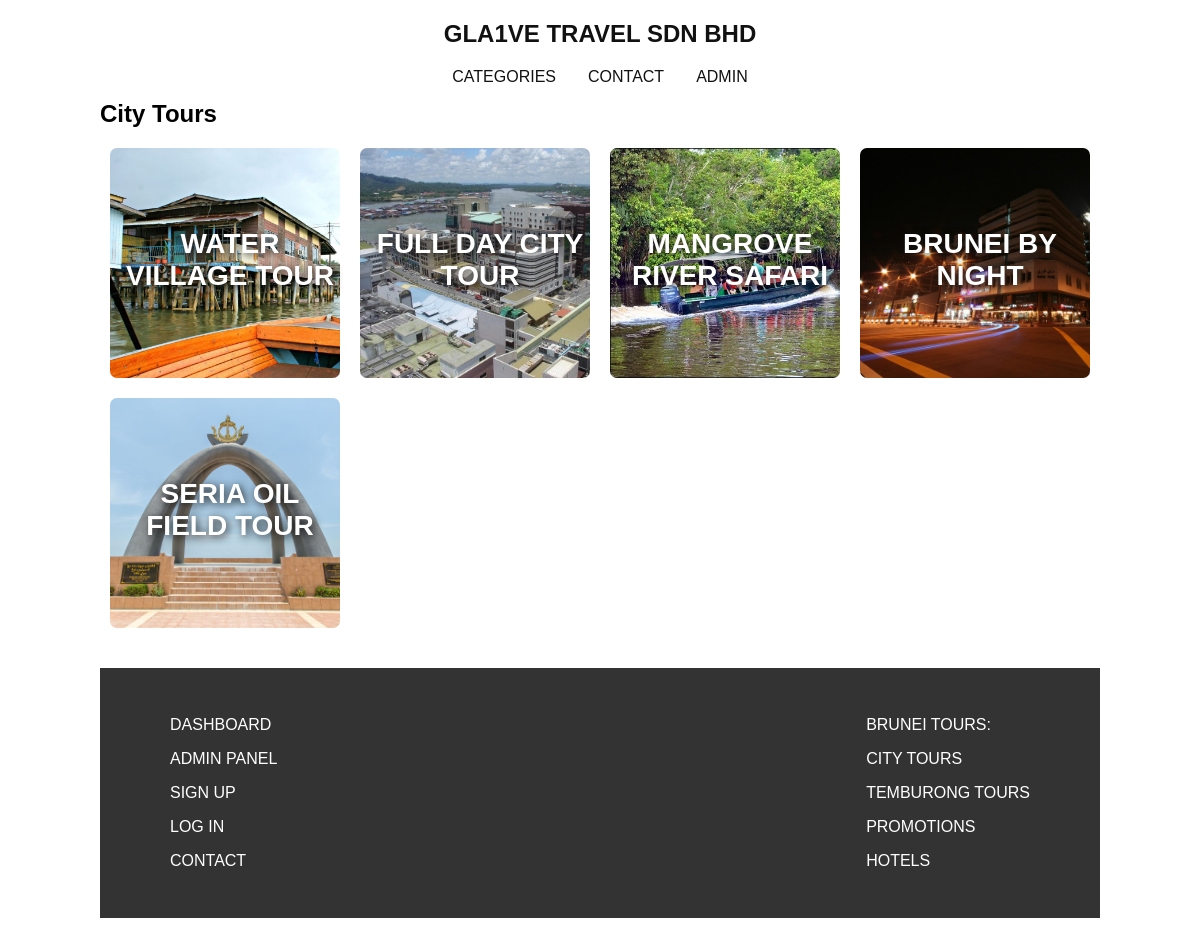
Screenshot of /city.php with the database file from the repository.
### tables this page shows
CREATE TABLE `package` (
  `packid` int(200) NOT NULL,
  `packagename` varchar(1000) NOT NULL,
  `category` int(200) NOT NULL,
  `priceAdult` int(200) NOT NULL,
  `priceChild` int(200) NOT NULL,
  `priceHotel` int(200) NOT NULL,
  `priceCar` int(11) NOT NULL,
  `detail` varchar(8000) NOT NULL,
  `image` varchar(200) NOT NULL
);

### city.php (the view, shortened to what this page needs)
<?php
   require "header.php";
?>
      <main>
         <section class="cases-links">
            <div class="wrapper">
               <h2>City Tours</h2>
               <?php
               global $db;
            	$query = "SELECT * FROM package WHERE packid=2";
            	$result = mysqli_query($db, $query);
            	$data = mysqli_fetch_array($result);
               echo "<a href='book.php?pid=$data[0]'>"; ?>
                  <div id="water-village" class="index-boxlink-square">
                     <h3><?php echo $data[1]; ?></h3>
                  </div>
               </a>
               <?php
               global $db;
            	$query = "SELECT * FROM package WHERE packid=3";
            	$result = mysqli_query($db, $query);
            	$data = mysqli_fetch_array($result);
               echo "<a href='book.php?pid=$data[0]'>"; ?>
                  <div id="city" class="index-boxlink-square">
                     <h3><?php echo $data[1]; ?></h3>
                  </div>
               </a>
               <?php
               global $db;
            	$query = "SELECT * FROM package WHERE packid=4";
            	$result = mysqli_query($db, $query);
            	$data = mysqli_fetch_array($result);
               echo "<a href='book.php?pid=$data[0]'>"; ?>
                  <div id="mangrove" class="index-boxlink-square">
                     <h3><?php echo $data[1]; ?></h3>
                  </div>
               </a>
               <?php
               global $db;
            	$query = "SELECT * FROM package WHERE packid=5";
            	$result = mysqli_query($db, $query);
            	$data = mysqli_fetch_array($result);
               echo "<a href='book.php?pid=$data[0]'>"; ?>
                  <div class="index-boxlink-square" id="night">
                     <h3><?php echo $data[1]; ?></h3>
                  </div>
               </a>
               <?php
               global $db;
            	$query = "SELECT * FROM package WHERE packid=6";
            	$result = mysqli_query($db, $query);
            	$data = mysqli_fetch_array($result);
               echo "<a href='book.php?pid=$data[0]'>"; ?>
                  <div id="seria" class="index-boxlink-square">
                     <h3><?php echo $data[1]; ?></h3>
                  </div>
               </a>
            </div>
         </section>
      </main>
<?php
   require "footer.php";
?>

### style.css (style rules this page uses)
* { text-decoration: none; padding: 0; margin: 0; }
body { font-family: arial, "Times New Roman"; }
.section-admin-right h2, h3 { margin-bottom: 20px; text-align: center; }
.section-left h2, h3 { text-align: center; }
.section-right h2, h3 { margin-bottom: 20px; text-align: center; }
@media only screen and (min-width: 1000px) { .wrapper { width: 1000px; margin: 0 auto; padding-bottom: 20px; overflow: hidden; } }
@media only screen and (min-width: 1000px) { .index-boxlink-square { width: calc(25% - 20px) !important; transition: all 0.6s ease; background-size: cover; } }
@media only screen and (min-width: 1000px) { #water-village { background-image: url('gallery/water-village.jpg'); } }
@media only screen and (min-width: 1000px) { #city { background-image: url('gallery/city.jpg'); } }
@media only screen and (min-width: 1000px) { #mangrove { background-image: url('gallery/mangrove.jpg'); } }
@media only screen and (min-width: 1000px) { #night { background-image: url('gallery/night.jpg'); } }
@media only screen and (min-width: 1000px) { #seria { background-image: url('gallery/seria.jpg'); background-position: -65px 0; background-repeat: no-repeat; } }
@media only screen and (min-width: 1000px) { .index-boxlink-square h3 { padding-top: 70px; color: #fff !important;; text-align: center; text-shadow: 2px 2px 8px #111; } }
@media only screen and (min-width: 1000px) { .cases-links h3 { font-family: arial; font-size: 28px; font-weight: 600; color: #111; margin: 10px 0 0 10px; text-transform: uppercase; } }
@media only screen and (min-width: 1000px) { .cases-links .wrapper div { width: 230px; height: 230px; margin: 20px 10px 0px; background-color: #e3e3e3; float: left; border-radius: 7px; } }

### rows the page displays
package: packagename "WATER VILLAGE TOUR"
package: packagename "FULL DAY CITY TOUR"
package: packagename "MANGROVE RIVER SAFARI"
package: packagename "BRUNEI BY NIGHT"
package: packagename "SERIA OIL FIELD TOUR"
